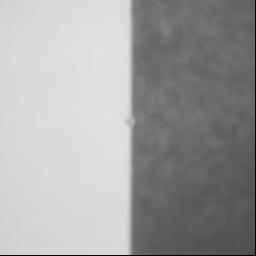
%> input picture Lab3/HalfHolga.jpg, 256 x 256 px
$ octave part1.m   (GNU Octave 9; MATLAB toolbox functions it lacks are replaced by stand-ins)
%> lines starting %> are read from the running program, lines starting %| are printed output that depends on the picture
%%
%Read the images

imH = imread('HalfHolga.jpg');
%> imH is the input picture: size 256x256x3 uint8; min 0, max 224, mean 161
imH = rgb2gray(double(imH)/255);
%> imH: size 256x256 double

imS = imread('HalfSony.jpg');
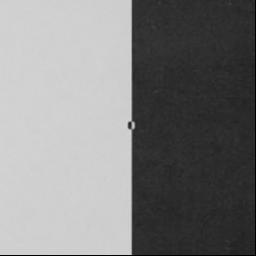
%> input picture Lab3/HalfSony.jpg, 256 x 256 px
%> imS is the input picture: size 256x256x3 uint8; min 0, max 217, mean 127.6
imS = rgb2gray(double(imS)/255);
%> imS: size 256x256 double

imC = imread('HalfCanon.jpg');
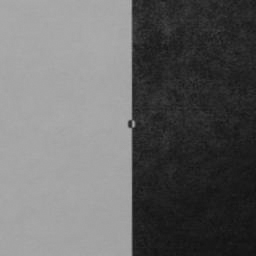
%> input picture Lab3/HalfCanon.jpg, 256 x 256 px
%> imC is the input picture: size 256x256x3 uint8; min 17, max 173, mean 102.2
imC = rgb2gray(double(imC)/255);
%> imC: size 256x256 double

imSc = imread('HalfScanner.jpg');
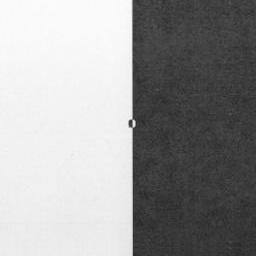
%> input picture Lab3/HalfScanner.jpg, 256 x 256 px
%> imSc is the input picture: size 256x256x3 uint8; min 40, max 252, mean 154
imSc = rgb2gray(double(imSc)/255);
%> imSc: size 256x256 double

%%
%part 1

%Define a 50x256 window
EdgeCanon = imC(1:50,:);
EdgeHolga = imH(1:50,:);
EdgeSony = imS(1:50,:);
EdgeScanner = imSc(1:50,:);
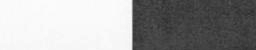
%> EdgeScanner: size 50x256 double; min 0.176, max 0.988, mean 0.628

%Sum the lines together and add zeropadding
SumEdgeCanon = padarray(sum(EdgeCanon), [0 128]);
%> SumEdgeCanon = 512 values, max 32.94 at index 218, min 0 at index 1, mean 10.41
SumEdgeHolga = padarray(sum(EdgeHolga), [0 128]);
%> SumEdgeHolga = 512 values, max 43.51 at index 233, min 0 at index 1, mean 16.18
SumEdgeSony = padarray(sum(EdgeSony), [0 128]);
%> SumEdgeSony = 512 values, max 40.93 at index 146, min 0 at index 1, mean 12.69
SumEdgeScanner = padarray(sum(EdgeScanner), [0 128]);
%> SumEdgeScanner = 512 values, max 48.96 at index 137, min 0 at index 1, mean 15.71

%FFT and FFTshift the vectors
FFT1EdgeCanon = fftshift(fft(SumEdgeCanon));
FFT1EdgeHolga = fftshift(fft(SumEdgeHolga));
FFT1EdgeSony = fftshift(fft(SumEdgeSony));
FFT1EdgeScanner = fftshift(fft(SumEdgeScanner));

%Normalize
NFFT1EdgeCanon = FFT1EdgeCanon/FFT1EdgeCanon(256);
NFFT1EdgeHolga = FFT1EdgeHolga/FFT1EdgeHolga(256);
NFFT1EdgeSony = FFT1EdgeSony/FFT1EdgeSony(256);
NFFT1EdgeScanner = FFT1EdgeScanner/FFT1EdgeScanner(256);

%Create a sharpness weight
SharpWeight = zeros ( 1, 512);
for i=1:255
    SharpWeight(256-i) = i/25;
    SharpWeight(257+i) = i/25;
end

%Calculate sharpness
CanonSharp = sum(abs(NFFT1EdgeCanon).*SharpWeight)
%> CanonSharp = 16.49
HolgaSharp = sum(abs(NFFT1EdgeHolga).*SharpWeight)
%> HolgaSharp = 15.12
SonySharp = sum(abs(NFFT1EdgeSony).*SharpWeight)
%> SonySharp = 17.14
ScannerSharp = sum(abs(NFFT1EdgeScanner).*SharpWeight)
%> ScannerSharp = 16.69

%%
%Part 2
EdgeCanon2 = padarray(imC, [128,128]);
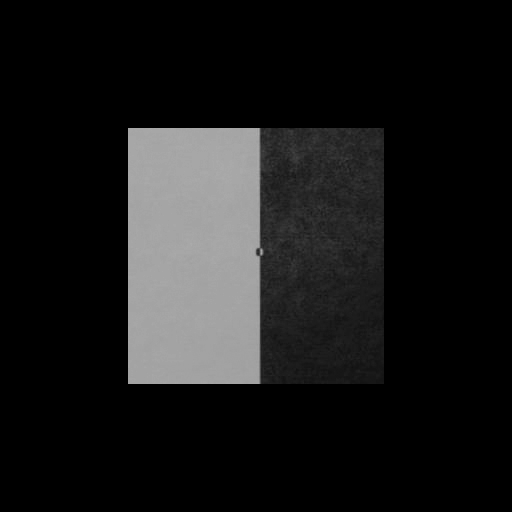
%> EdgeCanon2: size 512x512 double; min 0, max 0.678, mean 0.1
EdgeHolga2 = padarray(imH, [128,128]);
EdgeSony2 = padarray(imS, [128,128]);
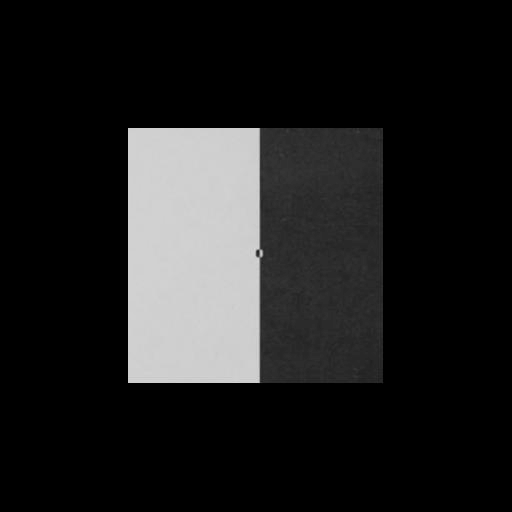
%> EdgeSony2: size 512x512 double; min 0, max 0.851, mean 0.125
EdgeScanner2 = padarray(imSc, [128,128]);
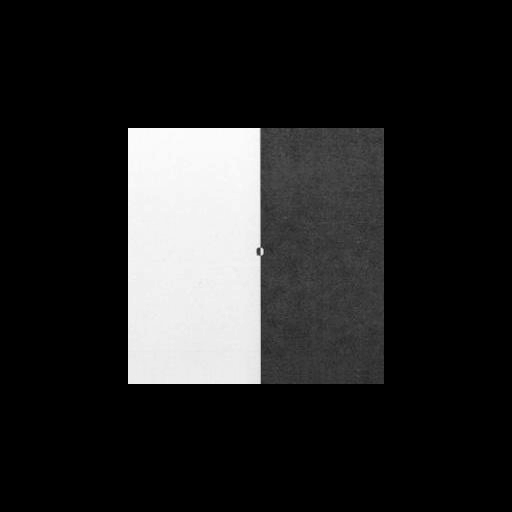
%> EdgeScanner2: size 512x512 double; min 0, max 0.988, mean 0.151

FFT2EdgeCanon = fftshift(fft2(EdgeCanon2));
FFT2EdgeHolga = fftshift(fft2(EdgeHolga2));
FFT2EdgeSony = fftshift(fft2(EdgeSony2));
FFT2EdgeScanner = fftshift(fft2(EdgeScanner2));

FFT2EdgeCanon = FFT2EdgeCanon/abs(FFT2EdgeCanon(256,256));
FFT2EdgeHolga = FFT2EdgeHolga/abs(FFT2EdgeHolga(256,256));
FFT2EdgeSony = FFT2EdgeSony/abs(FFT2EdgeSony(256,256));
FFT2EdgeScanner = FFT2EdgeScanner/abs(FFT2EdgeScanner(256,256));

FFT2EdgeCanonA = abs(FFT2EdgeCanon);
FFT2EdgeHolgaA = abs(FFT2EdgeHolga);
FFT2EdgeSonyA = abs(FFT2EdgeSony);
FFT2EdgeScannerA = abs(FFT2EdgeScanner);


N= 512;
%Create grid in xy plane
[X,Y] = meshgrid((1:N));

%Transform from cartesian to polar coordinates (Theta, rho)
[T,R] = cart2pol(X-N/2,Y-N/2);

%Scale all values in matris R, such that R(N/2 - 1 , 1) = 1
SR = R ./ R(N/2 - 1, 1); % ./255

%Quantize to array with values between 1-100
QR = uint8(round(100*(SR./max(SR(:)))));

for m = 1:100
    %Create mask
    Maskm = (QR == m);

    %Pixel values where M is true
    pixelValuesCanon = FFT2EdgeCanonA .* double(Maskm(:,:));
    pixelValuesHolga = FFT2EdgeHolgaA .* double(Maskm(:,:));
    pixelValuesSony = FFT2EdgeSonyA .*double((Maskm(:,:)));
    pixelValuesScanner = FFT2EdgeScannerA .* double((Maskm(:,:)));

    %Average of the pixel values
    pixelAveCanon(m) = sum(sum(pixelValuesCanon))/sum(sum(Maskm));
    pixelAveHolga(m) = sum(sum(pixelValuesHolga))/sum(sum(Maskm));
    pixelAveSony(m) = sum(sum(pixelValuesSony))/sum(sum(Maskm));
    pixelAveScanner(m) = sum(sum(pixelValuesScanner))/sum(sum(Maskm));

end
%> after the loop, pixelAveCanon = 100 values, max 0.183 at index 1, min 3.09e-05 at index 97, mean 0.00325; pixelAveHolga = 100 values, max 0.168 at index 1, min 1.69e-05 at index 99, mean 0.00286; pixelAveScanner = 100 values, max 0.186 at index 1, min 2.28e-05 at index 97, mean 0.00327; pixelAveSony = 100 values, max 0.186 at index 1, min 2.07e-05 at index 98, mean 0.00327

%Create a sharpness weight
SharpWeight = zeros ( 1, 100);
for i=1:49
    SharpWeight(50-i) = i/25;
    SharpWeight(51+i) = i/25;
end

CanonSharp = sum(pixelAveCanon.*SharpWeight)
%> CanonSharp = 0.593
HolgaSharp = sum(pixelAveHolga.*SharpWeight)
%> HolgaSharp = 0.529
SonySharp = sum(pixelAveSony.*SharpWeight)
%> SonySharp = 0.601
ScannerSharp = sum(pixelAveScanner.*SharpWeight)
%> ScannerSharp = 0.599
